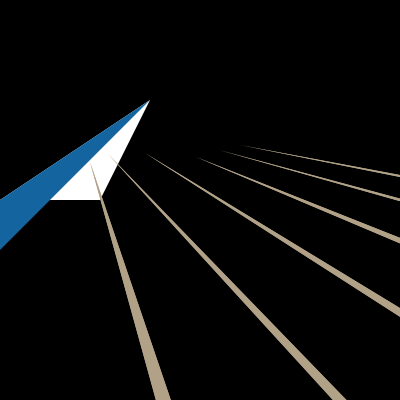
Frame 1 (no input)
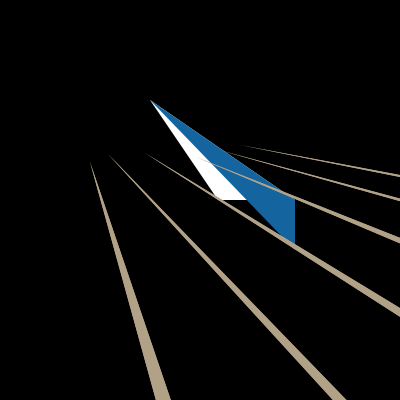
Frame 60 (the mouse pressed at the canvas centre just before this capture)
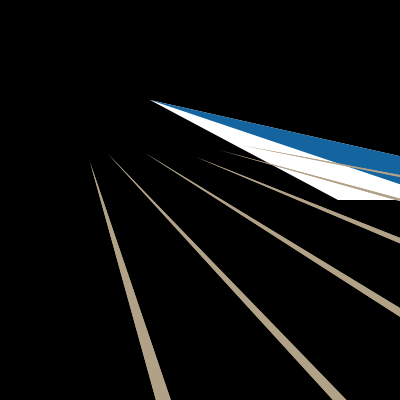
Frame 120 (the mouse held since frame 60 and released just before this capture)

The Processing sketch that drew these frames (run headless with seeded random() and noise(); from frame 60 on, the mouse is pressed at the canvas centre):

// Processing sketch: processing_14905
// ── processing_14905.pde

// code altered from  Preiscilla Boatwright
//altered remy lagrange


int xPosition = 0;
int speed = 5;
int xPositionb = 100;
int speedb =2;

 
 
void setup(){
  size(400,400);
}

 
void draw(){
  background(0);
  fill(255);
  noStroke ();
  triangle(xPosition, 200, 150, 100, xPositionb, 200);
fill(20, 100, 160);
  noStroke ();
  triangle(xPosition, 250, 150, 100, xPosition, 200);
  triangle(xPosition, 150,150,100,xPosition,150);
  triangle(xPosition, 100,100,100, xPosition, 100);
  
   xPosition= xPosition + speed;
  xPositionb= xPositionb+ speedb;
   



 
fill(177,162,135);
quad(178,480, 90,162,90, 162, 198,480);
 
fill(177,162,135);
quad(406,480, 108,154,108, 154, 424,480);
 
fill(177,162,135);
quad(640,471, 145,153,145, 153, 640,454) ;
 
fill(177,162,135);
quad(640,345, 196,157,196, 157, 640,333) ;
 
fill(177,162,135);
quad(640,269, 219,150,219, 150, 640,263) ;
 
fill(177,162,135);
quad(640,225, 240,145,240, 145, 640,220) ;    

fill(177,162,135);
quad(178,480, 90,162,90, 162, 198,480);
 
fill(177,162,135);
quad(406,480, 108,154,108, 154, 424,480);
 
fill(177,162,135);
quad(640,471, 145,153,145, 153, 640,454) ;
 
fill(177,162,135);
quad(640,345, 196,157,196, 157, 640,333) ;
 
fill(177,162,135);
quad(640,269, 219,150,219, 150, 640,263) ;
 
fill(177,162,135);
quad(640,225, 240,145,240, 145, 640,220) ;  
     


} 
 
   
                
                
